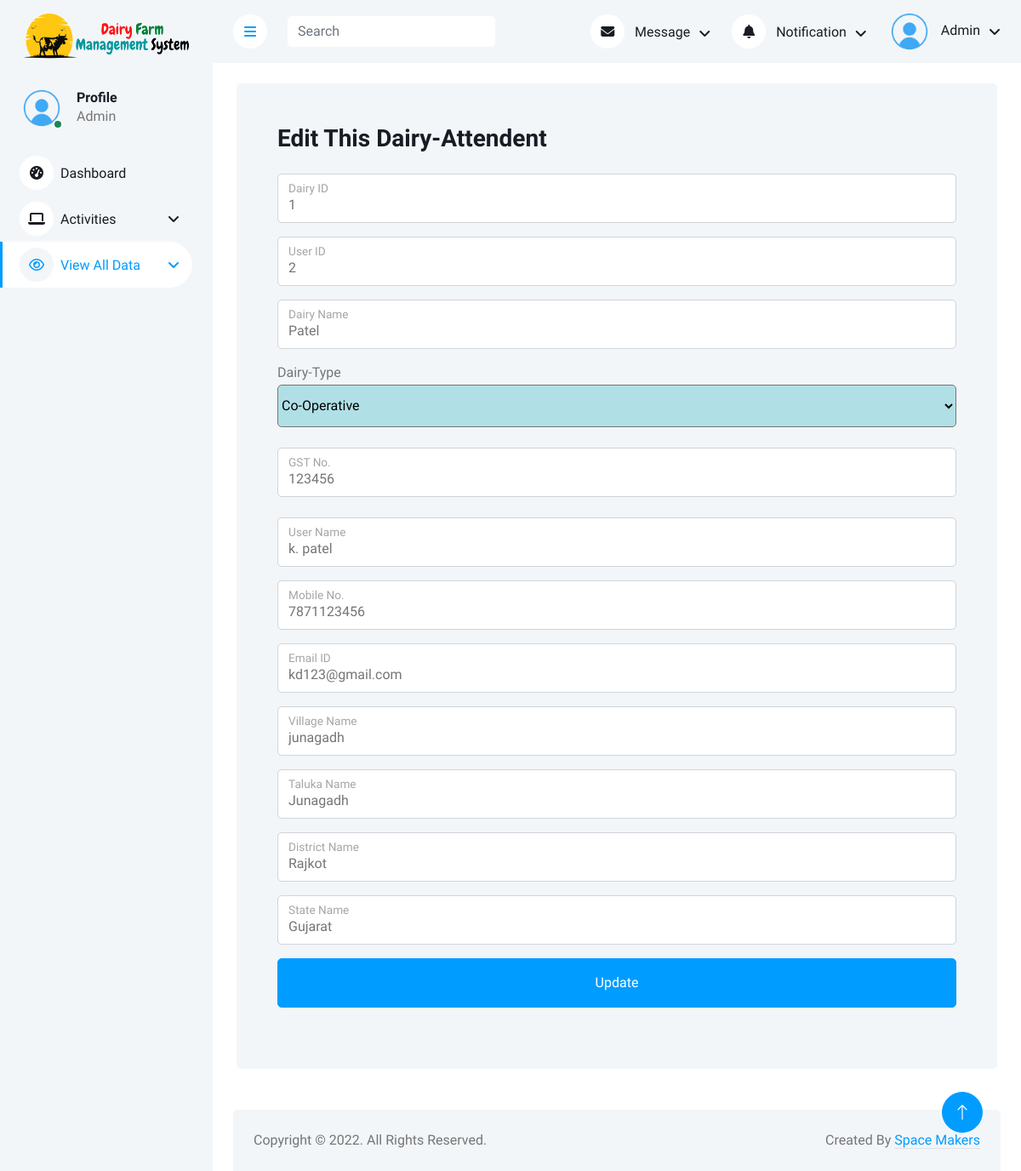
The page /admin/edit.php?did=1 on the database its author committed.
### tables this page shows
CREATE TABLE `dairy_owner` (
  `dairy_id` varchar(20) NOT NULL,
  `user_id` int(20) NOT NULL,
  `dairy_name` varchar(20) NOT NULL,
  `dairy_type` varchar(20) NOT NULL,
  `gst_no` varchar(20) NOT NULL
);

CREATE TABLE `user` (
  `user_id` int(20) NOT NULL,
  `role` enum('Admin','dairy attendent','user') NOT NULL,
  `user_name` varchar(20) NOT NULL,
  `password` varchar(20) NOT NULL,
  `mobile_no` bigint(11) NOT NULL,
  `email` varchar(255) NOT NULL,
  `village` varchar(20) NOT NULL,
  `taluka` varchar(20) NOT NULL,
  `district` varchar(20) NOT NULL,
  `state` varchar(20) NOT NULL
);

### admin/edit.php (the view, shortened to what this page needs)
<?php
include 'Database.php';
$dairy_id=$_GET['did'];
$query="SELECT * from dairy_owner,user where dairy_id=$dairy_id and user.user_id=dairy_owner.user_id";
$data= mysqli_query($connect,$query);
$result= mysqli_fetch_assoc($data);
?>
<!DOCTYPE html>
<html lang="en">
<head>
    <link href="https://cdnjs.cloudflare.com/ajax/libs/font-awesome/5.10.0/css/all.min.css" rel="stylesheet">
    <link href="https://cdn.jsdelivr.net/npm/bootstrap-icons@1.4.1/font/bootstrap-icons.css" rel="stylesheet">
    <link href="lib/owlcarousel/assets/owl.carousel.min.css" rel="stylesheet">
    <link href="lib/tempusdominus/css/tempusdominus-bootstrap-4.min.css" rel="stylesheet" />
    <link href="css/bootstrap.min.css" rel="stylesheet">
    <link href="css/style.css" rel="stylesheet">
     <link rel="stylesheet" type="text/css" href="https://cdn.datatables.net/1.12.1/css/jquery.dataTables.css">
</head>
<body>
<?php
        include "sidebar/view_all_data/1.php"
    ?>
	  <div class="content">
<?php
include "header.php"
?>
<div class="container-fluid">
            <div class="row h-100 align-items-center justify-content-center" style="min-height: auto;">
                <div class="col-15 col-sm-15 col-md-15 col-lg-15 col-xl-14">
                    <div class="bg-light rounded p-4 p-sm-5 my-4 mx-3">
                        <div class="d-flex align-items-center justify-content-between mb-3">
                            <h3>Edit This Dairy-Attendent</h3>
                        </div>
                        <form action="" method="post">
                        <div class="form-floating mb-3">
                            <input type="text" class="form-control" name="dairy_id"  value="<?php echo $result['dairy_id'];?>" required>
                            <label for="floatingText">Dairy ID</label>
                        </div>
						<div class="form-floating mb-3">
                            <input type="text" class="form-control" value="<?php echo $result['user_id']; ?>" name="user_id"  required>
                            <label for="floatingText">User ID</label>
                        </div>
                        <div class="form-floating mb-3">
                            <input type="text" class="form-control" value="<?php echo $result['dairy_name'];?>" name="dairy_name" required>
                            <label for="floatingInput">Dairy Name</label>
                        </div>
                        <div>
			 <label for="floatingInput">Dairy-Type</label>
            <select style="background-color:powderblue;" class="inputstyle" name="dairy_type" id="dairy_type" requierd>
              <option value="Co-Operative" <?php if($result['dairy_type'] == 'Co-Operative'){ echo "selected";}?>>Co-Operative</option>
            </select>
          </div><br>
                        <div class="form-floating mb-4">
                            <input type="text" class="form-control"value="<?php echo $result['gst_no']?>" name="gst_no" oninput="javascript: if (this.value.length > this.maxLength) this.value = this.value.slice(0, this.maxLength);" maxlength=14 required placeholder="GST No.   Ex: 22AAAA0000A1Z5">
                            <label for="floatingPassword">GST No.</label>
                        </div>
                        <div class="form-floating mb-3">
                            <input type="text" class="form-control" value="<?php echo $result['user_name']?>" name="user_name" placeholder="User Name" required>
                            <label for="floatingInput">User Name</label>
                        </div>
                        <div class="form-floating mb-3">
                            <input type="number" class="form-control" oninput="javascript: if (this.value.length > this.maxLength) this.value = this.value.slice(0, this.maxLength);" maxlength=10 value="<?php echo $result['mobile_no']?>" name="mobile_no" placeholder="Mobile No." required>
                            <label for="floatingInput">Mobile No.</label>
                        </div>
                        <div class="form-floating mb-3">
                            <input type="email" class="form-control" value="<?php echo $result['email']?>" name="email" placeholder="Email ID" required>
                            <label for="floatingInput">Email ID</label>
                        </div>
                        <div class="form-floating mb-3">
                            <input type="text" class="form-control" value="<?php echo $result['village']?>" name="village" placeholder="Village Name" required>
                            <label for="floatingInput">Village Name</label>
                        </div>
                        <div class="form-floating mb-3">
                            <input type="text" class="form-control" value="<?php echo $result['taluka']?>" name="taluka" placeholder="Taluka Name" required>
                            <label for="floatingInput">Taluka Name</label>
                        </div>
                        <div class="form-floating mb-3">
                            <input type="text" class="form-control" value="<?php echo $result['district']?>" name="district" placeholder="District Name" required>
                            <label for="floatingInput">District Name</label>
                        </div>
                        <div class="form-floating mb-3">
                            <input type="text" class="form-control" value="<?php echo $result['state']?>" name="state" placeholder="State Name" required>
                            <label for="floatingInput">State Name</label>
                        </div>
                        <button type="submit" name="Update" value="Update" class="btn btn-primary py-3 w-100 mb-4">Update</button>
                    </div>
                </div>
            </div>
        </div>
<?php
include "footer.php"
?>
 </div>
 <a href="#" class="btn btn-lg btn-primary btn-lg-square back-to-top"><i class="bi bi-arrow-up"></i></a>
</body>
</html>

### admin/css/style.css (style rules this page uses)
:root { --primary: #009CFF; --light: #F3F6F9; --dark: #191C24; }
.back-to-top { position: fixed; display: none; right: 45px; bottom: 45px; z-index: 99; }
.btn { transition: .5s; }
.btn.btn-primary { color: #FFFFFF; }
.btn-lg-square { width: 48px; height: 48px; }
.btn-square, .btn-sm-square, .btn-lg-square { padding: 0; display: inline-flex; align-items: center; justify-content: center; font-weight: normal; border-radius: 50px; }
.content { margin-left: 250px; min-height: 100vh; background: #FFFFFF; transition: 0.5s; }
@media (min-width: 992px) { .content { width: calc(100% - 250px); } }

### admin/edit.php (style rules this page uses)
select.inputstyle { border-radius: 5px; width: 100% !important; height: 50px !important; margin-top: 2px !important; text-align: left; }

### rows shown on the page
dairy_owner: dairy_id "1", user_id "2", dairy_name "Patel", dairy_type "Co-Operative", user_name "k. patel", mobile_no "7871123456", email "kd123@gmail.com", village "junagadh", taluka "Junagadh", district "Rajkot", state "Gujarat"
